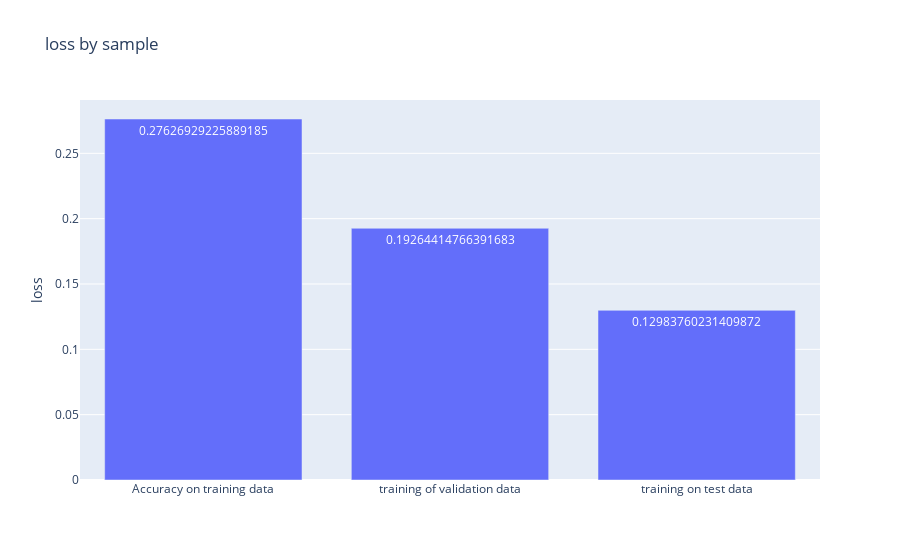

Notebook source saved alongside this figure:
### Code cell
x = ['Accuracy on training data', 'training of validation data', 'training on test data']
y = [np.min(history[0]), np.min(history[1]), loaded_model.evaluate(x=X_test, y=y_test)[0]]

# Use textposition='auto' for direct text
fig = go.Figure(data=[go.Bar(
            x=x, y=y,
            text=y,
            textposition='auto',
        )])
fig.update_layout(title='loss by sample', yaxis_title='loss')
fig.show()

### Figure 1 — Plotly figure (JSON) as saved in the notebook; plotly's stock layout.template omitted (floating-point values rounded to 4 significant figures)
{"data": [{"text": ["0.27626929225889185", "0.19264414766391683", "0.12983760231409872"], "textposition": "auto", "type": "bar", "x": ["Accuracy on training data", "training of validation data", "training on test data"], "y": [0.2763, 0.1926, 0.1298]}], "layout": {"title": {"text": "loss by sample"}, "yaxis": {"title": {"text": "loss"}}}}
